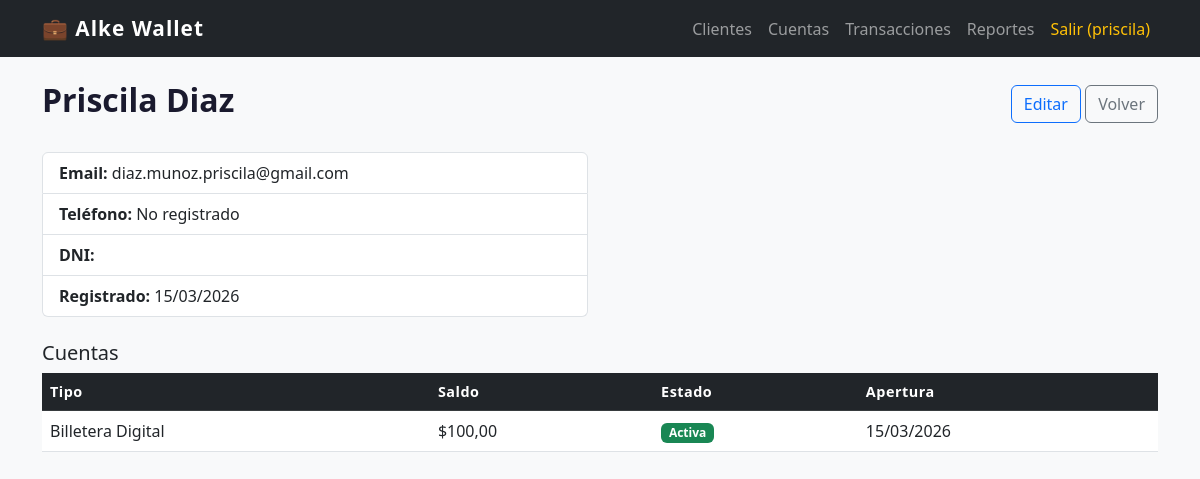
Screenshot of /clientes/1/ (signed in) with the database file from the repository.
### gestion/models.py (models this page shows, shortened)
class Cliente(models.Model):
    usuario = models.OneToOneField(User, on_delete=models.CASCADE, null=True, blank=True)
    nombre = models.CharField(max_length=100)
    email = models.EmailField(unique=True)
    telefono = models.CharField(max_length=20, blank=True, null=True)
    rut = models.CharField(max_length=15, unique=True)
    fecha_registro = models.DateTimeField(auto_now_add=True)
    class Meta:
        ordering = ['nombre']

class Cuenta(models.Model):
    TIPOS_CUENTA = [
        ('ahorro', 'Caja de Ahorro'),
        ('corriente', 'Cuenta Corriente'),
        ('digital', 'Billetera Digital'),
    ]
    cliente = models.ForeignKey(Cliente, on_delete=models.CASCADE, related_name='cuentas')
    tipo = models.CharField(max_length=20, choices=TIPOS_CUENTA, default='digital')
    saldo = models.DecimalField(max_digits=12, decimal_places=2, default=0.00)
    activa = models.BooleanField(default=True)
    fecha_apertura = models.DateField(auto_now_add=True)
    class Meta:
        ordering = ['-fecha_apertura']

### gestion/views.py (the view)
# urls.py: path('clientes/<int:pk>/', views.cliente_detalle, name='cliente_detalle'),
@login_required
def cliente_detalle(request, pk):
    cliente = get_object_or_404(Cliente, pk=pk)
    cuentas = cliente.cuentas.all()
    return render(request, 'gestion/cliente_detalle.html', {
        'cliente': cliente,
        'cuentas': cuentas
    })

### templates/gestion/cliente_detalle.html (shortened to what this page needs)
{% extends 'base.html' %}
{% block content %}
<div class="d-flex justify-content-between align-items-center mb-4">
    <h2>{{ cliente.nombre }}</h2>
    <div>
        <a href="{% url 'cliente_editar' cliente.pk %}" class="btn btn-outline-primary">Editar</a>
        <a href="{% url 'cliente_lista' %}" class="btn btn-outline-secondary">Volver</a>
    </div>
</div>
<div class="row mb-4">
    <div class="col-md-6">
        <ul class="list-group">
            <li class="list-group-item"><strong>Email:</strong> {{ cliente.email }}</li>
            <li class="list-group-item"><strong>Teléfono:</strong> {{ cliente.telefono|default:"No registrado" }}</li>
            <li class="list-group-item"><strong>DNI:</strong> {{ cliente.dni }}</li>
            <li class="list-group-item"><strong>Registrado:</strong> {{ cliente.fecha_registro|date:"d/m/Y" }}</li>
        </ul>
    </div>
</div>
<h5>Cuentas</h5>
<table class="table table-hover">
    <thead class="table-dark">
        <tr>
            <th>Tipo</th>
            <th>Saldo</th>
            <th>Estado</th>
            <th>Apertura</th>
        </tr>
    </thead>
    <tbody>
        {% for cuenta in cuentas %}
        <tr>
            <td>{{ cuenta.get_tipo_display }}</td>
            <td>${{ cuenta.saldo }}</td>
            <td>{% if cuenta.activa %}<span class="badge bg-success">Activa</span>{% else %}<span class="badge bg-secondary">Inactiva</span>{% endif %}</td>
            <td>{{ cuenta.fecha_apertura|date:"d/m/Y" }}</td>
        </tr>
        {% empty %}
        <tr><td colspan="4" class="text-muted">Sin cuentas asociadas.</td></tr>
        {% endfor %}
    </tbody>
</table>
{% endblock %}

### templates/base.html (shortened to what this page needs)
<!DOCTYPE html>
<html lang="es">
<head>
    <link href="https://cdn.jsdelivr.net/npm/bootstrap@5.3.0/dist/css/bootstrap.min.css" rel="stylesheet">
    {% load static %}
    <link rel="stylesheet" href="{% static 'css/estilos.css' %}">
</head>
<body>
    <nav class="navbar navbar-expand-lg navbar-dark bg-dark">
        <div class="container">
            <a class="navbar-brand fw-bold" href="{% url 'dashboard' %}">💼 Alke Wallet</a>
            <div class="navbar-nav ms-auto">
                {% if user.is_authenticated %}
                    <a class="nav-link" href="{% url 'cliente_lista' %}">Clientes</a>
                    <a class="nav-link" href="{% url 'cuenta_lista' %}">Cuentas</a>
                    <a class="nav-link" href="{% url 'transaccion_lista' %}">Transacciones</a>
                    <a class="nav-link" href="{% url 'reporte_saldos' %}">Reportes</a>
                    <a class="nav-link text-warning" href="{% url 'logout' %}">Salir ({{ user.username }})</a>
                {% else %}
                    <a class="nav-link" href="{% url 'login' %}">Iniciar sesión</a>
                {% endif %}
            </div>
        </div>
    </nav>
    <div class="container mt-4">
        {% block content %}{% endblock %}
    </div>
</body>
</html>

### static/css/estilos.css (style rules this page uses)
body { background-color: #f8f9fa; font-family: 'Segoe UI', sans-serif; }
.navbar-brand { font-size: 1.3rem; letter-spacing: 1px; }
table thead th { font-weight: 600; font-size: 0.9rem; letter-spacing: 0.5px; }
h2 { font-weight: 700; color: #1a1a2e; }

### rows the page displays
Cliente: nombre "Priscila Diaz", email "diaz.munoz.priscila@gmail.com", telefono "No registrado", fecha_registro "15/03/2026"
Cuenta: tipo "Billetera Digital", saldo "100,00", activa "Activa", fecha_apertura "15/03/2026"

### other values shown
{{ user.username }} "priscila"
